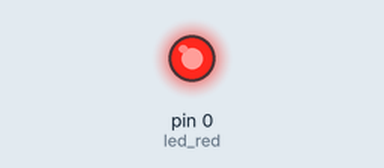
A sketch run on a simulated Arduino Uno, built with avr-gcc and run on an emulated ATmega328P. Shown: output pins drawn as LEDs (lit = HIGH).

Above: at 0.1 s.
Timing chart, 0 to 1.6 s (numbered marks = the images above):
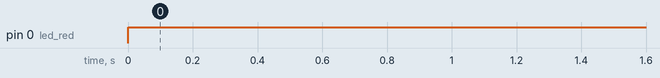

The sketch:

led-blink.ino
```cpp
int led_red = 0;
void setup() {
  // put your setup code here, to run once:
  pinMode(led_red, OUTPUT);
}

void loop() {
  // put your main code here, to run repeatedly:
  digitalWrite(led_red, HIGH);
}
```

Measured:
- by itself, pin 0 (led_red): LOW → HIGH at 0.00 s
